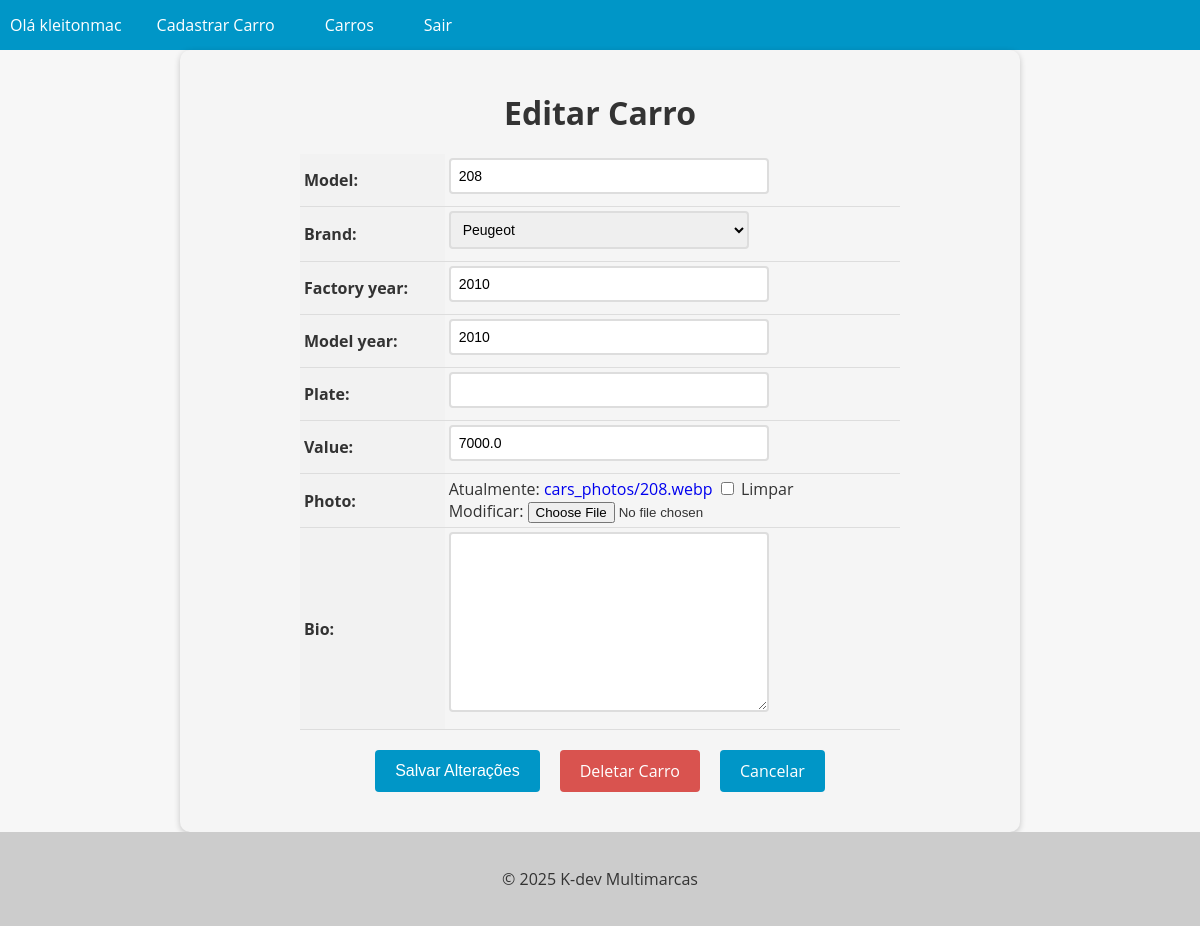
Before: /car/4/update/ (signed in) with the older database file.
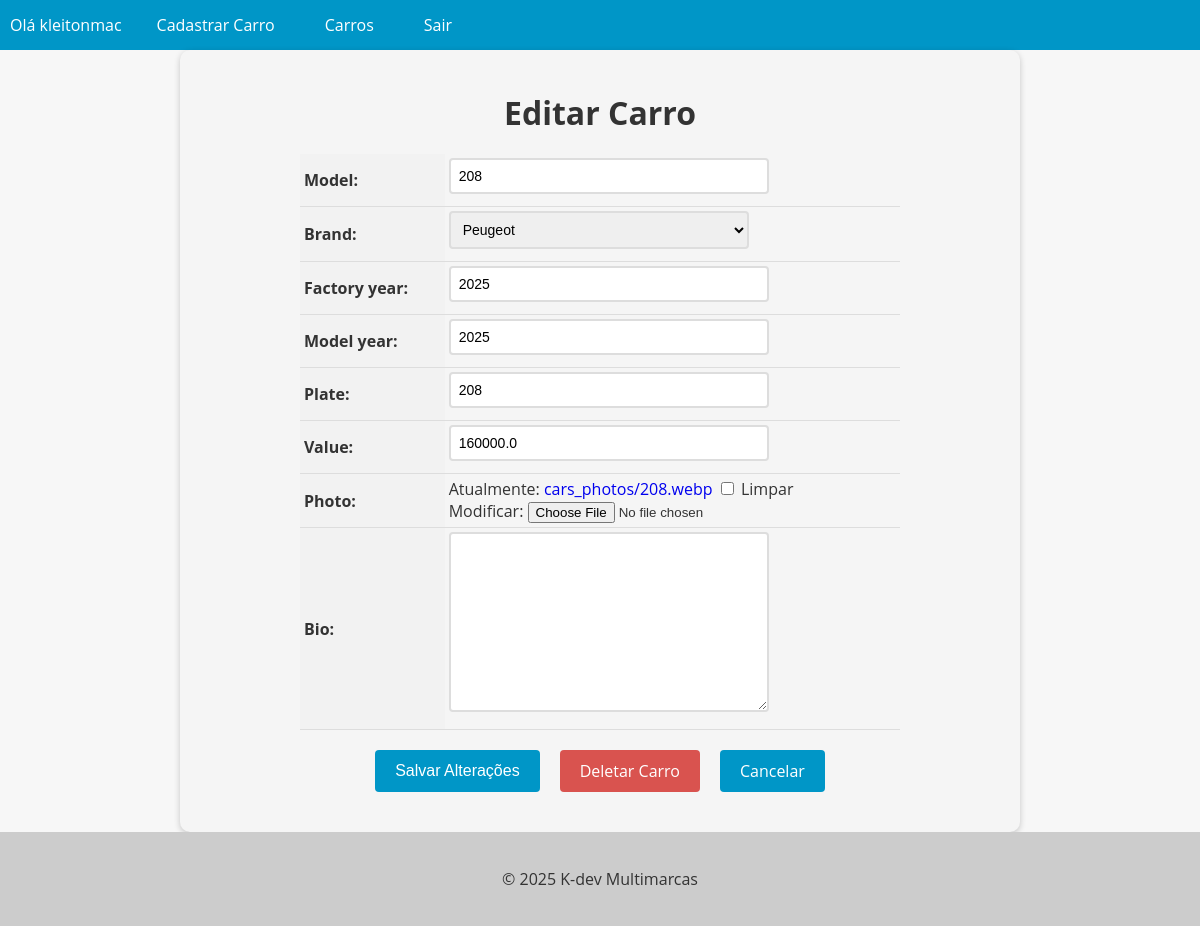
After: the same page with the newer database file.
### cars/models.py (models this page shows, shortened)
class Car(models.Model):
    id = models.AutoField(primary_key=True)
    model =models.CharField(max_length=200) # modelo
    brand = models.ForeignKey(Brand, on_delete=models.PROTECT, related_name='car_brand')    #marca
    factory_year = models.IntegerField() #ano de fabricação do carro
    model_year = models.IntegerField(blank=True , null=True) # ano de modelo do carro
    plate = models.IntegerField(max_length=10, blank=True, null=True)
    value = models.FloatField(blank=True, null=True) # valor
    photo= models.ImageField(upload_to='cars_photos/', blank=True, null=True)# imagens que vai subir pro banco de dados e baixei o pip install pillow
    bio = models.TextField(blank=True, null=True, )

### cars/views.py (the view, shortened to what this page needs)
# urls.py: path('car/<int:pk>/update/', CarUpdateView.as_view(), name='car_update'),
@method_decorator(login_required(login_url='login'), name='dispatch')
class CarUpdateView(UpdateView):
    model = Car
    form_class = CarModelForm
    template_name = 'car_update.html'

### cars/forms.py (shortened to what this page needs)
class CarModelForm(forms.ModelForm):
    class Meta:
            model = Car
            fields = '__all__'

### cars/models.py (called while the page is built)
        def __str__(self):
         return self.name

### cars/templates/car_update.html (shortened to what this page needs)
{% extends "base.html" %}
{% block content %}
  <form method="post" enctype="multipart/form-data">
    <h1>Editar Carro</h1>
    <table>
      {{ form.as_table }}
    </table>
    <div>
      {% if user.is_authenticated %}
      <div class="buttons-container">
        <input type="submit" value="Salvar Alterações" class="btn btn-primary">
        <a href="{% url 'car_delete' pk=object.pk %}" class="btn btn-danger">Deletar Carro</a>
        <a href="{% url 'cars_list' %}" class="btn btn-secondary">Cancelar</a>
      </div>
    </div>
  </form>
  {% endif %}
{% endblock %}

Changed rows visible on the page:
changed Car "Peugeot": factory_year "2010" → "2025"; model_year "2010" → "2025"; plate (not shown) → "208"; value "7000.0" → "160000.0"
